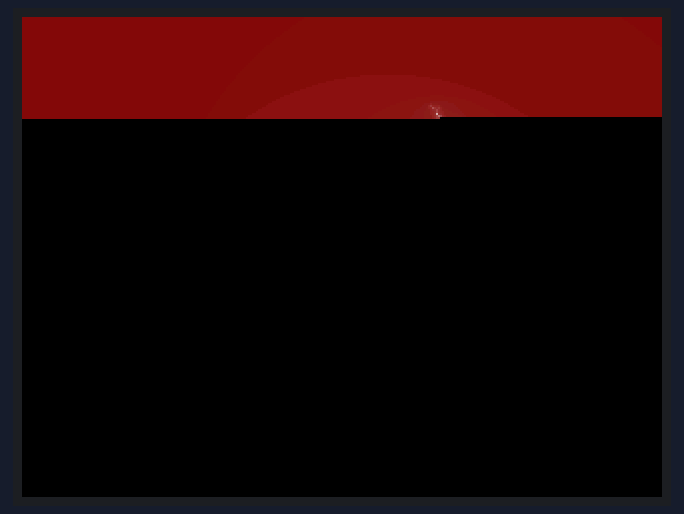
Simulated run of this sketch. Board: Arduino Uno, built with avr-gcc and run on an emulated ATmega328P. Parts: 320×240 colour display. What the sketch prints to the serial monitor is not drawn.

Above: at 4.7 s.
At 8.6 s:
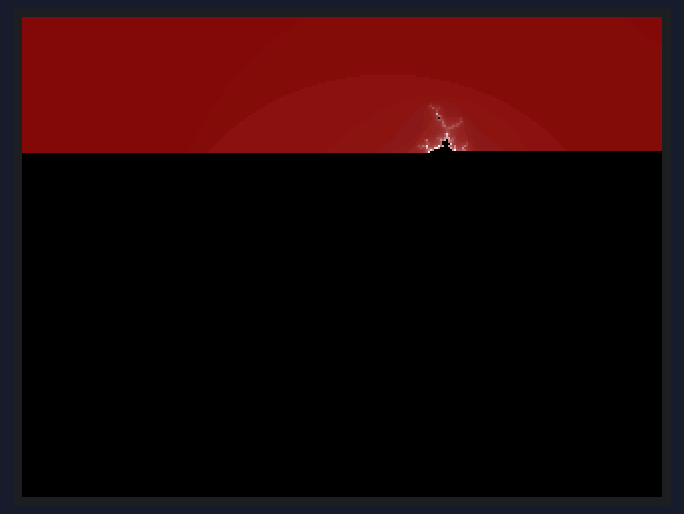
At 14.1 s:
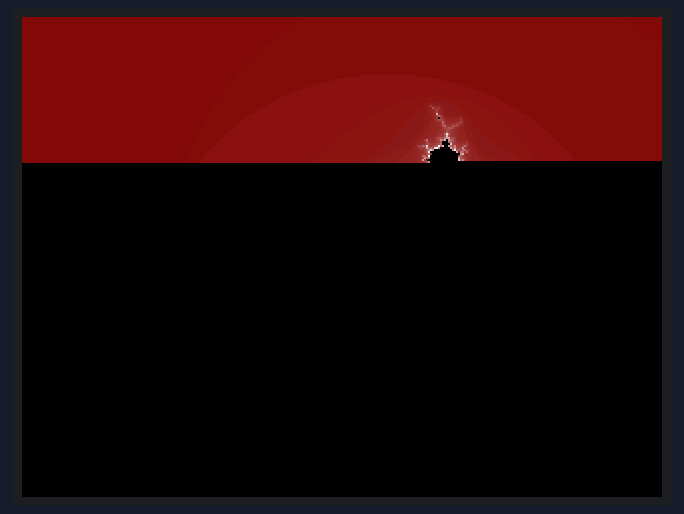
At 16.3 s:
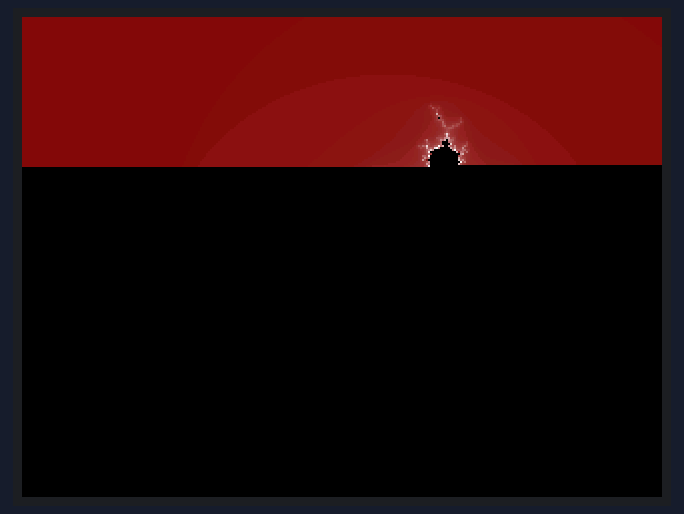
At 22.4 s:
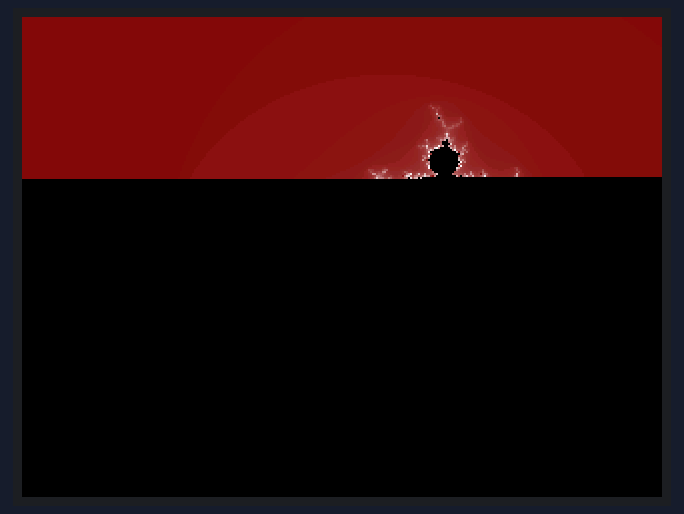
At 36.8 s:
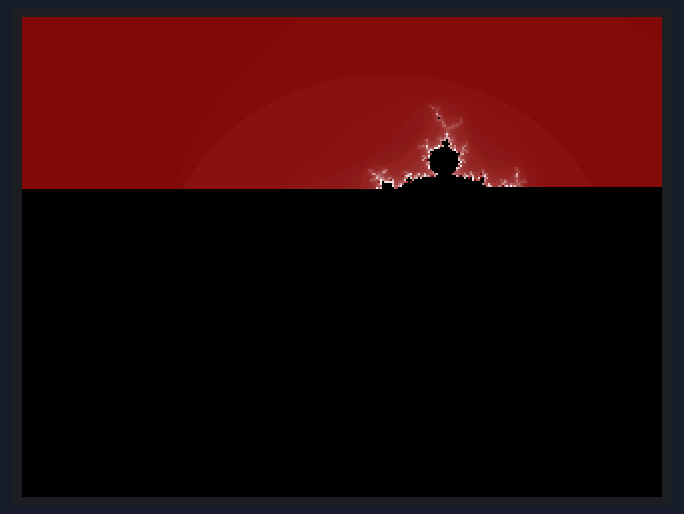

The sketch:

arduino_uno_r4_adafruit_ILI9341_mandel_loop_double01.ino
```cpp
/*
   Reqire Adafruit_GFX, Adafuit_ILI9341, Adafruit_BusIO

  今のところArduino UNO R4でAdafuite_ILI9341を使うには
  C:\Users\USERNAME\AppData\Local\Arduino15\packages\arduino\hardware\renesas_uno\1.0.1\libraries
    注：USERNAMEの部分はご自分のWindowsのユーザ名です
  ここにwiring_privateというフォルダを作り、その下にwiring_private.hという名前で空のファイルを作るとコンパイルできるようです
*/

#include "Arduino.h"

#include "SPI.h"
#include "Adafruit_GFX.h"
#include "Adafruit_ILI9341.h"

#define SPI0 SPI

#define TFT_RST   8
#define TFT_DC    9
#define TFT_CS   10
#define TFT_MOSI 11
#define TFT_MISO 12
#define TFT_CLK  13

Adafruit_ILI9341 tft = Adafruit_ILI9341(&SPI0, TFT_DC, TFT_CS, TFT_RST);
const int tft_frequency = 20000000;

void printf1(const char* format, ...);
void mandelbrot(void);
void mandel(double xcorner, double ycorner, double length, int xdot, int ydot, int depth);
int mand(double a1, double b1, int depth1);

struct m_param {
    double    xcorner;
    double    ycorner;
    double    length;
    int       depth;
} m_param01[15];

void setup() {
    Serial.begin(115200);

    tft.begin(tft_frequency);
    tft.setRotation(3);
    tft.fillRect(0, 0, 320, 240, ILI9341_BLACK);

    set_m_param01();
}

void loop(){
    mandelbrot();
    delay(60000);
}

#define va_start(v,l)  __builtin_va_start(v,l)
#define va_end(v) __builtin_va_end(v)
char str_buff01[1024];
void printf1(const char* format, ...)
{

    va_list ap;
    va_start(ap, format);

//    vsprintf(str_buff01, format, ap);
    vsnprintf(str_buff01, 1024, format, ap);

    Serial.print(str_buff01);
    va_end(ap);
}

uint16_t color01(int colr, int colg, int colb) {
    uint16_t color;
    color = (uint16_t)((colr * 32 / 256) << 11) | ((colg * 64 / 256) << 5) | (colb * 32 / 256);

    return color;
}


void mandelbrot(void) {

    double    xcorner, ycorner, length;
    int       xdot, ydot, depth;

    xdot = 320;
    ydot = 240;

    for (int number01 = 0; number01 < 15; number01++) {
      xcorner =  m_param01[number01].xcorner;
      ycorner =  m_param01[number01].ycorner;
      length  =  m_param01[number01].length;
      depth   =  m_param01[number01].depth;
      mandel(xcorner, ycorner, length, xdot, ydot, depth);
//      delay(10000);
    }
}

void mandel(double xcorner, double ycorner, double length, int xdot, int ydot, int depth) {
    double xgap, ygap;
    double xx, yy;
    int    i, j;
    int    col01, colr, colg, colb;
    double xcorner1;

    // xgap = length / xdot;
    // ygap = length / xdot;
    xgap = length / ydot;
    ygap = length / ydot;
    //  x軸を240ドットから320ドットに広げる
    xcorner1 = xcorner;
    xcorner = xcorner - (xdot - ydot) / 2 * xgap;
    printf1("xdot = %d    ydot = %d\r\n", xdot, ydot);
    printf1("xcorner = "); print_double(xcorner, 15);
    printf1("  :  "); print_double(xcorner1, 15); printf1(" - (%d - %d) / 2 * ", xdot, ydot); print_double_ln(xgap, 15);
    printf1("ycorner = "); print_double_ln(ycorner, 15);
    printf1("length  = "); print_double_ln(length, 15);
    printf1("depth   = %d\r\n", depth);
    printf1("\r\n");

    xx = xcorner;
    yy = ycorner;
    for(j = 0; j < ydot; j++) {
        for(i = 0; i < xdot; i++) {
          col01 = (short) mand( xx, yy, depth);
            if (col01 == 0){
                colr = 0;
                colg = 0;
                colb = 0;
            } else {
                colr = (col01 % 64) * 2 + 129;
                colg = (col01 % 64) * 4 + 3;
                colb = (col01 % 64) * 4 + 3;
            }
            tft.fillRect(i, j, 2, 1, color01(colr, colg, colb));

          xx = xx + xgap;
        }
        yy = yy + ygap;
        xx = xcorner;
    }
}

int mand(double a1, double b1, int depth1) {
    int     i1;
    double  x1, y1, tmp1, x2, y2;

    i1 = 0;
    x1 = 0; y1 = 0;
    x2 = x1 * x1;   y2 = y1 * y1;
    while ((i1 < depth1) && (x2+y2 <=4)) {
        tmp1 = x2 - y2 + a1;
        y1 = 2 * x1 * y1 + b1;
        x1 = tmp1;
        x2 = x1 * x1;  y2 = y1 * y1;
        i1++;
    }

    if (i1 == depth1) i1 = 0;
    else            i1++;
    return i1;
}

void set_m_param01(){

        m_param01[0].xcorner =  -2.4;
        m_param01[0].ycorner =  -1.7;
        m_param01[0].length  =   3.2;
        m_param01[0].depth   =  1000;

        m_param01[1].xcorner = -6.1099999999999965e-001;
        m_param01[1].ycorner =  6e-001;
        m_param01[1].length  =  1.0000000000000001e-001;
        m_param01[1].depth   =  1000;

        m_param01[2].xcorner = -7.512120844523107e-001;
        m_param01[2].ycorner = 2.939359283447132e-002;
        m_param01[2].length = 2.441406250000000e-005;
        m_param01[2].depth = 1000;

        m_param01[3].xcorner = -7.424999999999979e-002;
        m_param01[3].ycorner = -6.523749999999998e-001;
        m_param01[3].length = 3.125000000000000e-003;
        m_param01[3].depth   =  1000;

        m_param01[4].xcorner = -7.366145833333310e-002;
        m_param01[4].ycorner = -6.500052083333332e-001;
        m_param01[4].length = 3.125000000000000e-003;
        m_param01[4].depth   =  1000;

        m_param01[5].xcorner = -7.451562499999977e-002;
        m_param01[5].ycorner = -6.500117187500000e-001;
        m_param01[5].length = 7.812500000000000e-004;
        m_param01[5].depth   =  1000;

        m_param01[6].xcorner = -7.409765624999977e-002;
        m_param01[6].ycorner = -6.494752604166667e-001;
        m_param01[6].length = 1.953125000000000e-004;
        m_param01[6].depth   =  1000;

        m_param01[7].xcorner = -1.023473307291662e-001;
        m_param01[7].ycorner = 9.571370442708340e-001;
        m_param01[7].length = 4.882812500000000e-005;
        m_param01[7].depth   =  1000;

        m_param01[8].xcorner = -7.424999999999979e-002;
        m_param01[8].ycorner = -6.523749999999998e-001;
        m_param01[8].length = 3.125000000000000e-003;
        m_param01[8].depth   =  1000;

        m_param01[9].xcorner = -7.366145833333310e-002;
        m_param01[9].ycorner = -6.500052083333332e-001;
        m_param01[9].length = 3.125000000000000e-003;
        m_param01[9].depth   =  1000;

        m_param01[10].xcorner = -7.451562499999977e-002;
        m_param01[10].ycorner = -6.500117187500000e-001;
        m_param01[10].length = 7.812500000000000e-004;
        m_param01[10].depth   =  1000;

        m_param01[11].xcorner = -7.409765624999977e-002;
        m_param01[11].ycorner = -6.494752604166667e-001;
        m_param01[11].length = 1.953125000000000e-004;
        m_param01[11].depth   =  1000;

        m_param01[12].xcorner = -1.023473307291662e-001;
        m_param01[12].ycorner = 9.571370442708340e-001;
        m_param01[12].length = 4.882812500000000e-005;
        m_param01[12].depth   =  1000;

        m_param01[13].xcorner = -1.165292968750000e+000;
        m_param01[13].ycorner = 2.393867187500003e-001;
        m_param01[13].length = 3.906250000000000e-004;
        m_param01[13].depth   =  1000;

        m_param01[14].xcorner = -6.703997395833329e-001;
        m_param01[14].ycorner = -4.582591145833326e-001;
        m_param01[14].length = 3.906250000000000e-004;
        m_param01[14].depth   =  1000;
}

void print_double(double a, int digits001) {
    double exp01, exp02, a01, b01, c01, c_exp01, d01;
    int sign01 = 0;
//    int digits01 = 15 - 1;
    int digits01;
    if (digits001 < 1) {
        digits01 = 1 - 1;
    } else {
        digits01 = digits001 - 1;
    }

    a01 = a;
    if (a01 < 0) {
        sign01 = 1;
        a01 = -a01;
    }

    if (a01 > 5.0e-324) {
        b01 = log(a01)/log(10.0);
        c_exp01 = floor(b01);
        c01 = pow(10.0, (b01 - c_exp01));
    } else {
        c01 = 0.0;
        c_exp01 = 0.0;
    }

    c01 = c01 + 0.5 * pow(10.0, (double)(-digits01));

    if (sign01) printf1("-");
    d01 = floor(c01);
    c01 = c01 - d01;
    printf1("%1d.", (int)d01);
    for (int i = 0; i < digits01; i++) {
        c01 = c01 * 10.0;
        d01 = floor(c01);
        c01 = c01 - d01;
        printf1("%1d", (int)d01);
    }
    if (c_exp01 >= 0) {
        printf1("e+");
    } else {
        printf1("e-");
        c_exp01 = -c_exp01;
    }

    printf1("%03d", (int)c_exp01);
}

void print_double_ln(double a, int digits001) {
    print_double(a, digits001);
    printf1("\r\n");
}
```

Measured:
- what the display in image 1 shows lasts 1.0 s, from 8.5 s to 9.5 s
- what the display in image 2 shows lasts 1.1 s, from 14.0 s to 15.1 s
